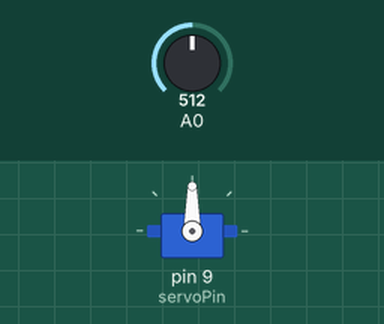
This sketch was run on a simulated Arduino Uno, built with avr-gcc and run on an emulated ATmega328P. On the bench: servo. The inputs (shaded band) are chosen by the test bench; at power-on: A0 = 512.

Above: at 1.2 s.
1.3 s: A0 set to 716
At 1.8 s:
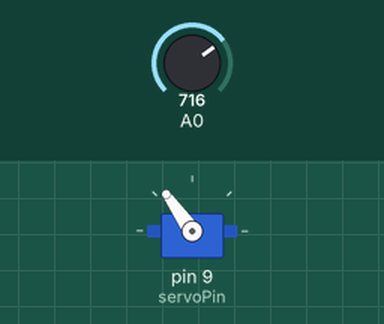
2.8 s: A0 set to 900
At 3.1 s:
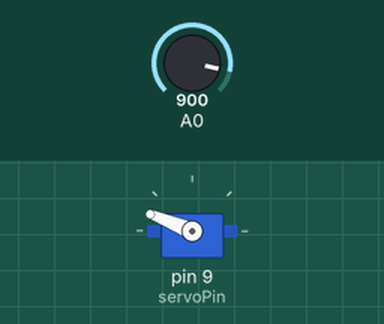
4.3 s: A0 set to 1023
At 5.5 s:
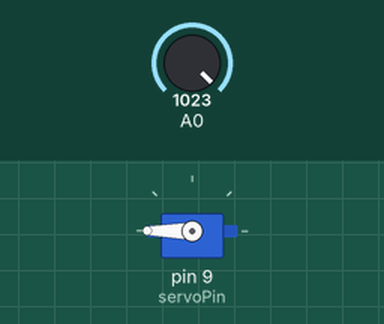
5.8 s: A0 set to 306
At 6.8 s:
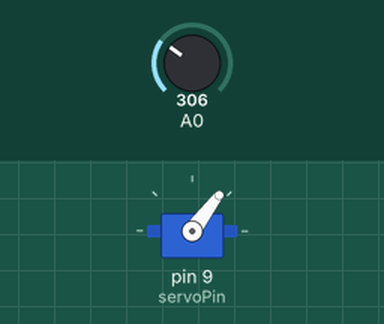
7.3 s: A0 set to 122
At 8.1 s:
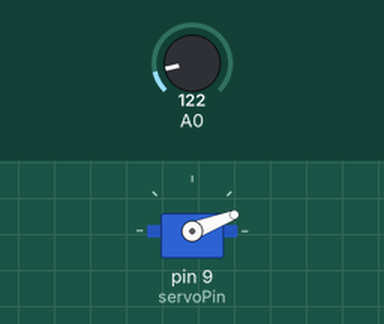
Timing chart, 0 to 9.8 s (numbered marks = the images above; inputs shaded):
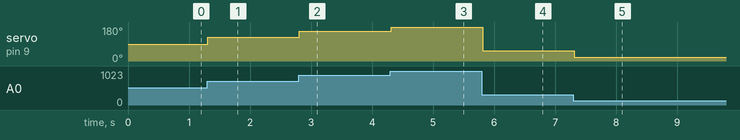

Measured:
- after the input at 1.3 s, servo on pin 9 (servoPin): 90° → 125° at once
- after the input at 2.8 s, servo on pin 9 (servoPin): 125° → 158° at once
- after the input at 4.3 s, servo on pin 9 (servoPin): 158° → 180° at once
- after the input at 5.8 s, servo on pin 9 (servoPin): 180° → 53° at once
- after the input at 7.3 s, servo on pin 9 (servoPin): 53° → 21° at once

The sketch:

Servo.ino
```cpp
#include <Servo.h>

Servo servo;
int servoPin = 9;

void setup() {
  servo.attach(servoPin);
}

void loop() {
  int potValue = analogRead(A0);
  int angle = map(potValue,0,1023,0,180);

  servo.write(angle);
  delay(100);
}
```
